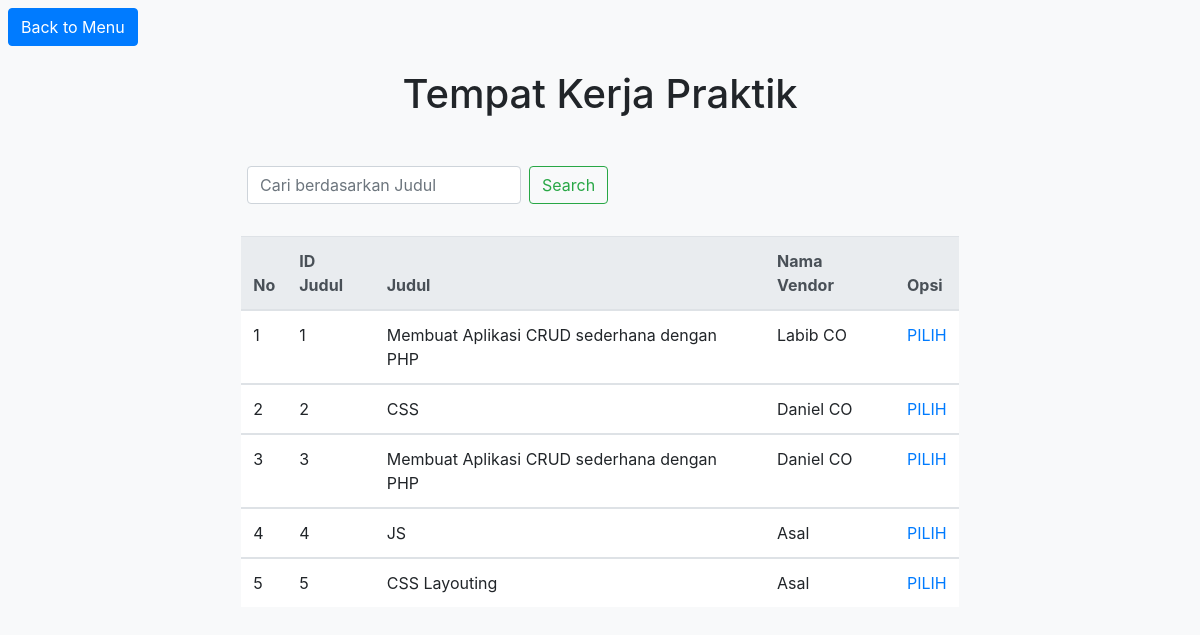
The page /cobapilih/nilai.php (signed in) on the database its author committed.
### tables this page shows
CREATE TABLE IF NOT EXISTS `judul` (
  `id_judul` int(9) NOT NULL,
  `nama_vendor` varchar(50) NOT NULL,
  `judul` varchar(100) NOT NULL
);

### cobapilih/nilai.php (the view, shortened to what this page needs)
<?php
include('konek.php');
?>
<!doctype html>
<html lang="en">
  <head>
    <link rel="stylesheet" href="https://stackpath.bootstrapcdn.com/bootstrap/4.3.1/css/bootstrap.min.css">
  </head>
  <body class="bg-light">
    <a href='../login/index.php' class='btn btn-primary ml-2 mt-2'>Back to Menu</a>
  <h1 class="text-center my-4">Tempat Kerja Praktik</h1>
  <div class="row justify-content-center mx-5">
    <div class="cari my-4 col-lg-8">
      <form action="nilai.php" class="form-inline pb-2">
        <input name="cari" class="form-control mr-sm-2" type="search" placeholder="Cari berdasarkan Judul" aria-label="Search">
        <button class="btn btn-outline-success my-2 my-sm-0" type="submit">Search</button>
      </form>
    </div>
  </div>
  <div class="row justify-content-center">
    <table class="table bg-white col-lg-7">
      <thead class="thead-light">
        <tr>
          <th scope="col">No</th>
          <th scope="col">ID Judul</th>
          <th scope="col">Judul</th>
          <th scope="col">Nama Vendor</th>
          <th scope="col">Opsi</th>
        </tr>
      </thead>
      <?php
      if(isset($_GET['cari'])){
          $cari = $_GET['cari'];
          $sql1 = "SELECT * FROM judul WHERE judul like '%".$cari."%'";
          $query  = mysqli_query($db_link,$sql1);
        }else{
          $sql2 = "SELECT * FROM judul";
          $query  = mysqli_query($db_link,$sql2);
        }
        $no = 1;
        while($data = mysqli_fetch_array($query)){
      ?>
      <tbody>
        <tr>
          <td><?php echo $no++; ?></td>
          <td><?php echo $data['id_judul']; ?></td>
          <td><?php echo $data['judul']; ?></td>
          <td><?php echo $data['nama_vendor']; ?></td>
          <td><a href="edit.php?ni=<?php echo $data['id_judul'];?>" title="pilih">PILIH</a></td>
        </tr>
      </tbody>
      <?php } ?>
    </table>
  </div>
  </body>
</html>

### rows shown on the page
judul: id_judul "1", judul "Membuat Aplikasi CRUD sederhana dengan PHP", nama_vendor "Labib CO"
judul: id_judul "2", judul "CSS", nama_vendor "Daniel CO"
judul: id_judul "3", judul "Membuat Aplikasi CRUD sederhana dengan PHP", nama_vendor "Daniel CO"
judul: id_judul "4", judul "JS", nama_vendor "Asal"
judul: id_judul "5", judul "CSS Layouting", nama_vendor "Asal"
